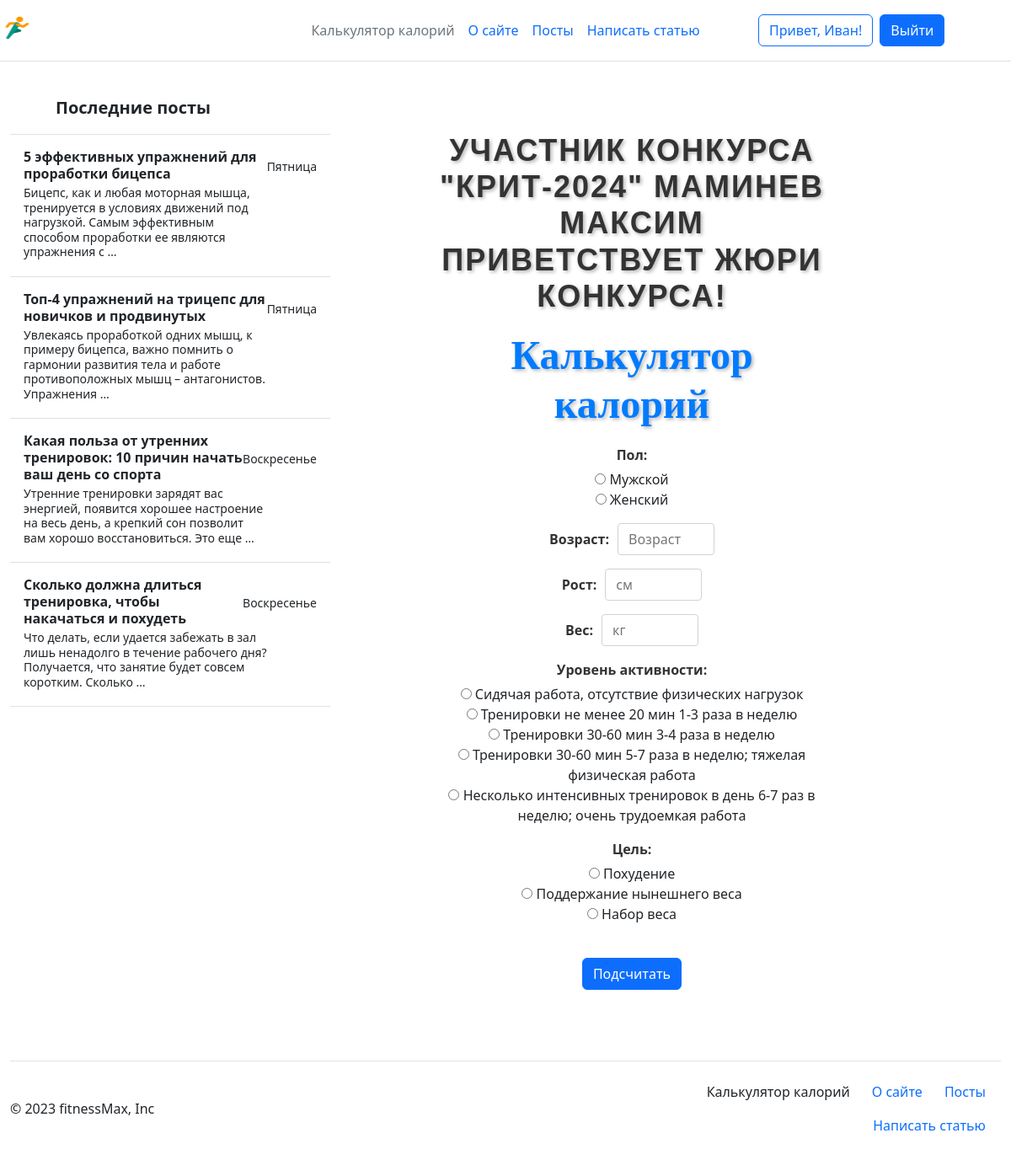
The page / (signed in) on the database its author committed.
### calorie_calculator/models.py (models this page shows)
class Menu(models.Model):
    name = models.CharField(max_length=255, blank=True, verbose_name='Название')
    description = models.TextField(verbose_name='Описание')
    slug = models.CharField(max_length=255, verbose_name='URL', unique=True, null=True, blank=True)
    view_name = models.CharField(max_length=255, verbose_name='Название view', null=True)
    title_for_page = models.CharField(max_length=255, verbose_name='Заголовок для страницы', blank=True, null=True)
    def get_absolute_url(self):
        if self.slug is None:
            return reverse('home')
        return reverse(viewname=f'{self.view_name}')
    def __str__(self):
        return self.name

### registration/models.py (models this page shows)
class CustomUser(AbstractUser):
    avatar = models.ImageField(upload_to='avatars/', blank=True, null=True)
    email = models.EmailField(unique=True)

### posts/models.py (models this page shows, shortened)
class Posts(models.Model):
    title = models.CharField(max_length=255, verbose_name='Заголовок')
    content = models.TextField(verbose_name='Текст поста')
    description = models.CharField(max_length=255, verbose_name='Краткое описание статьи')
    slug = models.SlugField(max_length=255, db_index=True, unique=True, verbose_name='URL')
    cat = models.ForeignKey('Category', on_delete=models.CASCADE, verbose_name='Категория', null=True)
    time_create = models.DateTimeField(auto_now_add=True, verbose_name='Время создания')
    photo = models.ImageField(upload_to='photos/%Y/%m/%d', verbose_name='Картинка', null=True)
    author = models.ForeignKey(AUTH_USER_MODEL, on_delete=models.CASCADE, verbose_name='Автор', blank=True, null=True)
    is_published = models.BooleanField(verbose_name='Публикация', default=False)
    class Meta:
        verbose_name = 'Посты'
        verbose_name_plural = 'Посты'
        ordering = ['-time_create', '-title']
    def get_absolute_url(self):
        return reverse('post', kwargs={'post_slug': self.slug})

### calorie_calculator/views.py (the view)
# urls.py: path('', home, name='home'),
def home(request):
    global mixin
    if request.method == 'POST':
        form = CalculateCalories(request.POST)
        if form.is_valid():
            data = form.cleaned_data
            calories = services.get_calories(data['gender'], data['weight'], data['height'], data['age'], data['target'], data['activity_level'])
            context = mixin.get_user_context(title='Калькулятор калорий', calories=calories, form=form)
            return render(request, 'calorie_calculator/result.html', context=context)
    else:
        form = CalculateCalories()
        context = mixin.get_user_context(title='Калькулятор калорий', form=form)
        return render(request, 'calorie_calculator/index.html', context=context)

### utils.py (called while the page is built)
    def get_user_context(self, **kwargs):
        context = kwargs
        last_posts = Posts.objects.all().filter(is_published=True).order_by('-time_create')[:6]
        menu = Menu.objects.all()
        context['menu'] = menu
        context['last_posts'] = last_posts
        return context

### calorie_calculator/templates/calorie_calculator/index.html (shortened to what this page needs)
{% extends 'common/base.html' %}
{% block content %}
    <h1 class="krit">Участник конкурса "КРИТ-2024" Маминев Максим приветствует жюри конкурса!</h1>
    <h1 class="custom-h1">Калькулятор калорий</h1>
    <form method="post" class="form-inline">
        {% for f in form %}
        <div class="form-group mb-3">
            <label for="{{f.id_for_label}}" class="form-label">{{f.label}}: </label>{{f}}
        </div>
        {% endfor %}
        <br>
        <button type="submit" class="btn btn-primary">Подсчитать</button>
    </form>
{% endblock %}

### templates/common/base.html (shortened to what this page needs)
{% load static %}
<!DOCTYPE html>
<html lang="en">
<head>
    <link rel="stylesheet" href="https://cdn.jsdelivr.net/npm/bootstrap@5.2.3/dist/css/bootstrap.min.css">
    <link rel="stylesheet" href="{% static 'css/styles.css' %}">
    <link rel="stylesheet" href="{% static 'calorie_calculator/css/styles.css' %}">
    <link rel="stylesheet" href="{% static 'posts/css/style.css' %}">
    <link rel="stylesheet" href="{% static 'posts/css/addpage.css' %}">
    <link rel="stylesheet" href="{% static 'posts/css/paginator.css' %}">
    <link rel="stylesheet" href="{% static 'posts/css/comments.css' %}">
</head>
<body>
    {% block header %}
    <header class="d-flex flex-wrap align-items-center justify-content-center justify-content-md-between py-3 mb-4 border-bottom">
        <div class="col-md-3 mb-2 mb-md-0 dop_png">
          <a href="/" class="d-inline-flex link-body-emphasis text-decoration-none">
            <img src="{% static 'calorie_calculator/images/main.png' %}" width="40" height="32">
          </a>
        </div>
        <ul class="nav col-12 col-md-auto mb-2 justify-content-center mb-md-0 dop_header">
          {% for m in menu %}
          {% if m.slug == request.path|slice:'1:'|slice:'-1' or m.slug is None and request.path == '/' %}
          <li class="nav-link px-2 link-secondary">{{m}}</li>
          {% else %}
          <li><a href="{{m.get_absolute_url}}" class="nav-link px-2">{{m}}</a></li>
        {% endif %}
        {% endfor %}
        </ul>
        <div class="col-md-3 text-end dop_login">
          {% if request.user.is_authenticated %}
          <form action="{% url 'logout' %}">
            <div class="d-flex">
              <button type="button" class="btn btn-outline-primary me-2">Привет, {{request.user.first_name}}!</button>
              <button type="submit" class="btn btn-primary">Выйти</button>
            </div>
          </form>
          {% endif %}
        </div>
      </header>
    {% endblock %}
    <div class="container-fluid">
      <div class="row">
        <div class="col-md-3 sidebar dop_sidebar">
    {% block sidebar %}
    <div class="d-flex flex-column align-items-stretch flex-shrink-0 bg-body-tertiary" style="width: 380px;">
      <a href="{% url 'PostsHome' %}" class="d-flex align-items-center flex-shrink-0 p-3 link-body-emphasis text-decoration-none border-bottom">
        <svg class="bi pe-none me-2" width="30" height="24"><use xlink:href="#bootstrap"></use></svg>
        <span class="fs-5 fw-semibold">Последние посты</span>
      </a>
      <div class="list-group list-group-flush border-bottom scrollarea mini_tel">
      {% for p in last_posts %}
        {% if request.path_info|slice:'7:'|slice:'0:-1' == p.slug %}
        <a href="{{p.get_absolute_url}}" class="list-group-item list-group-item-action active py-3 lh-sm" aria-current="true">
          <div class="d-flex w-100 align-items-center justify-content-between">
            <strong class="mb-1">{{p.title}}</strong>
            <small>{{ p.time_create|date:'l' }}</small>
          </div>
          <div class="col-10 mb-1 small">{{p.description|truncatewords:20}}</div>
        </a>
        {% else %}
        <a href="{{p.get_absolute_url}}" class="list-group-item list-group-item-action py-3 lh-sm">
          <div class="d-flex w-100 align-items-center justify-content-between">
            <strong class="mb-1">{{p.title}}</strong>
            <small class="text-body-secondary">{{ p.time_create|date:'l' }}</small>
          </div>
          <div class="col-10 mb-1 small">{{p.description|truncatewords:20}}</div>
        </a>
        {% endif %}
        {% endfor %}
      </div>
    </div>
    {% endblock %}
  </div>
  <div class="col-md-9 content mobile">
    <div class="content content-text-center">
    {% block content %}
    {% endblock %}
        </div>
    </div>
  </div>
  </div>
  {% block footer %}
  <div class="container-fluid">
    <footer class="d-flex flex-wrap justify-content-between align-items-center py-3 my-4 border-top">
      <p class="col-md-4 mb-0 text-body-secondary">© 2023 fitnessMax, Inc</p>
      <a href="/" class="col-md-4 d-flex align-items-center justify-content-center mb-3 mb-md-0 me-md-auto link-body-emphasis text-decoration-none">
        <svg class="bi me-2" width="40" height="32"><use xlink:href="#bootstrap"></use></svg>
      </a>
      <ul class="nav col-md-4 justify-content-end">
        {% for m in menu %}
        {% if m.slug == request.path|slice:'1:'|slice:'-1' or m.slug is None and request.path == '/' %}
          <li class="nav-link px-2 text-body">{{m}}</li>
        {% else %}
          <li class="nav-item"><a href="{{m.get_absolute_url}}" class="nav-link px-2 text-body-secondary">{{m}}</a></li>
        {% endif %}
        {% endfor %}
      </ul>
    </footer>
  </div>
  {% endblock %}
</body>
</html>

### calorie_calculator/static/calorie_calculator/css/styles.css (style rules this page uses)
.krit { font-family: "Arial", sans-serif; font-size: 36px; font-weight: bold; color: #333; text-align: center; text-transform: uppercase; letter-spacing: 2px; margin-top: 0; margin-bottom: 20px; text-shadow: 2px 2px 4px rgba(0, 0, 0, 0.3); }
.content-text-center { margin: 10px 150px; text-align: center; padding: 50px; }
.custom-form-control { display: inline-block; width:auto; padding: 0.375rem 0.75rem; font-size: 1rem; line-height: 1.5; color: #495057; background-color: #fff; background-clip: padding-box; border: 1px solid #ced4da; border-radius: 0.25rem; transition: border-color 0.15s ease-in-out, box-shadow 0.15s ease-in-out; margin-left: 10px; }
.form-label { font-weight: bold; color: #333; margin-bottom: 5px; }
.custom-h1 { font-size: 48px; font-weight: bold; color: #007bff; margin-bottom: 20px; text-shadow: 2px 2px 4px rgba(0, 0, 0, 0.3); }
html, body { height: 100%; }
body { display: flex; flex-direction: column; }
.container-fluid { flex: 1; }
footer { display: flex; align-items: center; justify-content: space-between; position: relative; bottom: 0; left: 0; width: 100%; }
footer ul.nav { display: flex; list-style: none; padding: 0; margin: 0; }
footer ul.nav li { margin-right: 10px; }

### rows shown on the page
Menu: name "Калькулятор калорий"
Menu: name "О сайте"
Menu: name "Посты"
Menu: name "Написать статью"
CustomUser: user.first_name "Иван"
Posts: title "5 эффективных упражнений для проработки бицепса", time_create "Пятница", description "Бицепс, как и любая моторная мышца, тренируется в условиях движений под нагрузкой. Самым эффективным способом проработки ее являются упражнения с …"
Posts: title "Топ-4 упражнений на трицепс для новичков и продвинутых", time_create "Пятница", description "Увлекаясь проработкой одних мышц, к примеру бицепса, важно помнить о гармонии развития тела и работе противоположных мышц – антагонистов. Упражнения …"
Posts: title "Какая польза от утренних тренировок: 10 причин начать ваш день со спорта", time_create "Воскресенье", description "Утренние тренировки зарядят вас энергией, появится хорошее настроение на весь день, а крепкий сон позволит вам хорошо восстановиться. Это еще …"
Posts: title "Сколько должна длиться тренировка, чтобы накачаться и похудеть", time_create "Воскресенье", description "Что делать, если удается забежать в зал лишь ненадолго в течение рабочего дня? Получается, что занятие будет совсем коротким. Сколько …"

### other values the page prints
{{ f.label }} "Пол" "Возраст" "Рост" "Вес" "Уровень активности" "Цель"
